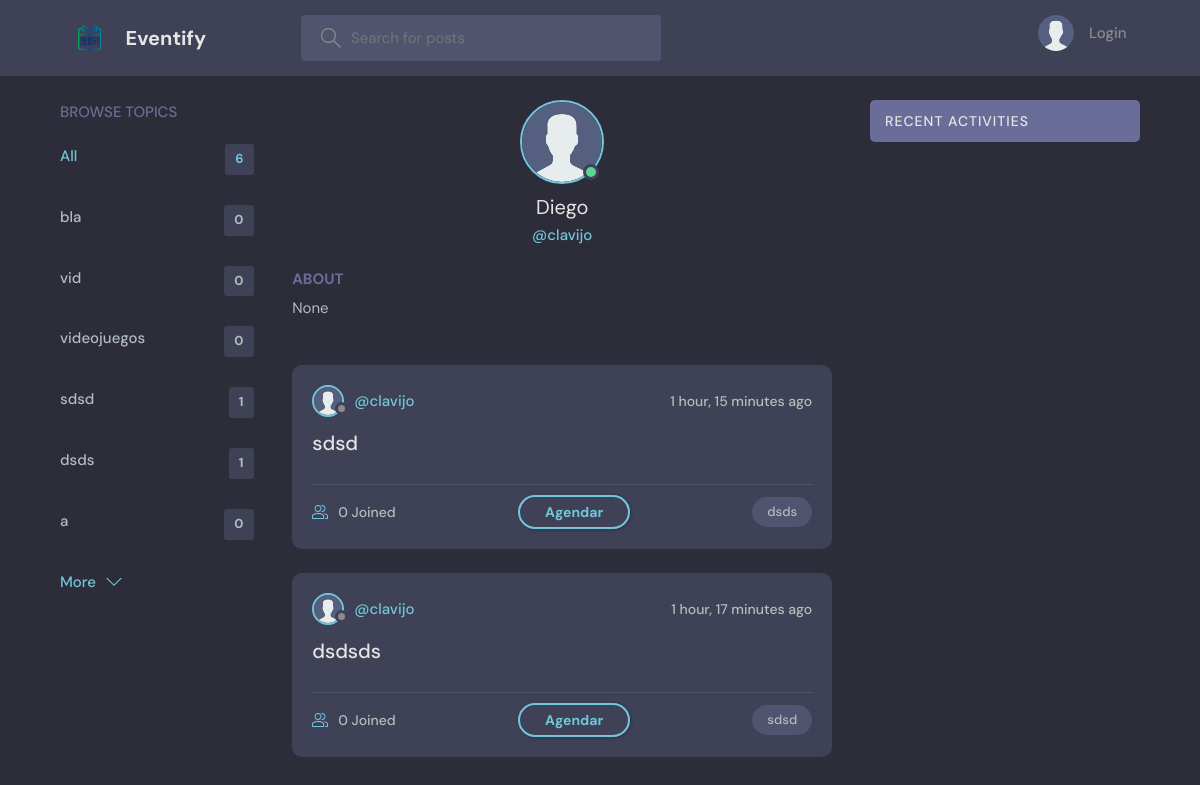
The page /profile/8/ on the database its author committed.
### base/models.py (models this page shows, shortened)
class Topic(models.Model):
    name = models.CharField(max_length=200)

class User(AbstractUser):
    name = models.CharField(max_length=200, null=True)
    email = models.EmailField(unique=True, null=True)
    bio = models.TextField(null=True)
    avatar = models.ImageField(null=True, default="avatar.svg")
    USERNAME_FIELD = 'username'
    REQUIRED_FIELDS = []

class Room(models.Model):
    host = models.ForeignKey(User, on_delete=models.SET_NULL, null=True)
    topic = models.ForeignKey(Topic, on_delete=models.SET_NULL, null=True)
    name = models.CharField(max_length=200)
    description = models.TextField(null=True, blank=True)
    participants = models.ManyToManyField(
        User, related_name='participants', blank=True)
    updated = models.DateTimeField(auto_now=True)
    created = models.DateTimeField(auto_now_add=True)
    class Meta:
        ordering = ['-updated', '-created']

### base/views.py (the view)
# urls.py: path('profile/<str:pk>/', views.userProfile, name="user-profile"),
def userProfile(request, pk):
    user = User.objects.get(id=pk)
    rooms = user.room_set.all()
    room_messages = user.message_set.all()
    topics = Topic.objects.all()
    context = {'user': user, 'rooms': rooms,
               'room_messages': room_messages, 'topics': topics}
    return render(request, 'base/profile.html', context)

### base/templates/base/profile.html (shortened to what this page needs)
{% extends 'main.html' %}
{% block content %}
<main class="profile-page layout layout--3">
  <div class="container">
    {% include 'base/topics_component.html' %}
    <div class="roomList">
      <div class="profile">
        <div class="profile__avatar">
          <div class="avatar avatar--large active">
            <img src="{{user.avatar.url}}" />
          </div>
        </div>
        <div class="profile__info">
          <h3>{{user.name}}</h3>
          <p>@{{user.username}}</p>
        </div>
        <div class="profile__about">
          <h3>About</h3>
          <p>
            {{user.bio}}
          </p>
        </div>
      </div>
      {% include 'base/feed_component.html' %}
    </div>
    {% include 'base/activity_component.html' %}
  </div>
</main>
{% endblock content %}

### base/templates/base/topics_component.html
<div class="topics">
    <div class="topics__header">
        <h2>Browse Topics</h2>
    </div>
    <ul class="topics__list">
        <li>
            <a href="{% url 'home' %}" class="active">All <span>{{topics.count}}</span></a>
        </li>
        {% for topic in topics %}
        <li>
            <a href="{% url 'home' %}?q={{topic.name}}">{{topic.name}}<span>{{topic.room_set.all.count}}</span></a>
        </li>
        {% endfor %}
    </ul>
    <a class="btn btn--link" href="{% url 'topics' %}">
        More
        <svg version="1.1" xmlns="http://www.w3.org/2000/svg" width="32" height="32" viewBox="0 0 32 32">
            <title>chevron-down</title>
            <path d="M16 21l-13-13h-3l16 16 16-16h-3l-13 13z"></path>
        </svg>
    </a>
</div>

### base/templates/base/feed_component.html (shortened to what this page needs)
{% for room in rooms %}
<div class="roomListRoom">
    <div class="roomListRoom__header">
        <a href="{% url 'user-profile' room.host.id %}" class="roomListRoom__author">
            <div class="avatar avatar--small">
                <img src="{{room.host.avatar.url}}" />
            </div>
            <span>@{{room.host.username}}</span>
        </a>
        <div class="roomListRoom__actions">
            <span>{{room.created|timesince}} ago</span>
        </div>
    </div>
    <div class="roomListRoom__content">
        <a href="{% url 'room' room.id %}">{{room.name}}</a>
    </div>
    <div class="roomListRoom__meta">
        <a href="{% url 'room' room.id %}" class="roomListRoom__joined">
            {{room.participants.all.count}} Joined
        </a>
        <button class="btn btn--main btn--pill" onclick="window.location.href='/schedule_event/'">Agendar</button>
        <p class="roomListRoom__topic">{{room.topic.name}}</p>
    </div>
</div>
{% endfor %}

### rows shown on the page
Topic: name "bla", room_set.all.count "0"
Topic: name "vid", room_set.all.count "0"
Topic: name "videojuegos", room_set.all.count "0"
Topic: name "sdsd", room_set.all.count "1"
Topic: name "dsds", room_set.all.count "1"
Topic: name "a", room_set.all.count "0"
User: avatar (placeholder picture), name "Diego", username "clavijo", bio "None"
Room: host.avatar (placeholder picture), host.username "clavijo", created "1 hour, 15 minutes", name "sdsd", participants.all.count "0", topic.name "dsds"
Room: host.avatar (placeholder picture), host.username "clavijo", created "1 hour, 17 minutes", name "dsdsds", participants.all.count "0", topic.name "sdsd"

### other values the page prints
{{ topics.count }} "6"
